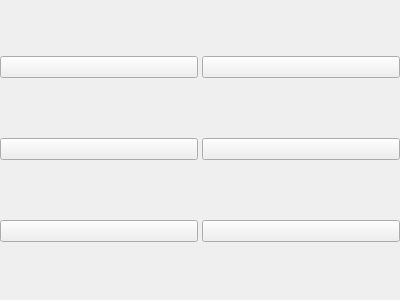
<?xml version="1.0" encoding="UTF-8"?>
<ui version="4.0">
 <class>PokeButtonsHolder</class>
 <widget class="QWidget" name="PokeButtonsHolder">
  <property name="geometry">
   <rect>
    <x>0</x>
    <y>0</y>
    <width>400</width>
    <height>300</height>
   </rect>
  </property>
  <property name="windowTitle">
   <string>Form</string>
  </property>
  <layout class="QGridLayout" name="gridLayout">
   <property name="margin">
    <number>0</number>
   </property>
   <property name="spacing">
    <number>4</number>
   </property>
   <item row="0" column="0">
    <widget class="PokeButton" name="pokemon0">
     <property name="text">
      <string/>
     </property>
    </widget>
   </item>
   <item row="1" column="0">
    <widget class="PokeButton" name="pokemon2">
     <property name="text">
      <string/>
     </property>
    </widget>
   </item>
   <item row="1" column="1">
    <widget class="PokeButton" name="pokemon3">
     <property name="text">
      <string/>
     </property>
    </widget>
   </item>
   <item row="2" column="0">
    <widget class="PokeButton" name="pokemon4">
     <property name="text">
      <string/>
     </property>
    </widget>
   </item>
   <item row="2" column="1">
    <widget class="PokeButton" name="pokemon5">
     <property name="text">
      <string/>
     </property>
    </widget>
   </item>
   <item row="0" column="1">
    <widget class="PokeButton" name="pokemon1">
     <property name="text">
      <string/>
     </property>
    </widget>
   </item>
  </layout>
 </widget>
 <customwidgets>
  <customwidget>
   <class>PokeButton</class>
   <extends>QPushButton</extends>
   <header>Teambuilder/pokebutton.h</header>
  </customwidget>
 </customwidgets>
 <tabstops>
  <tabstop>pokemon0</tabstop>
  <tabstop>pokemon1</tabstop>
  <tabstop>pokemon2</tabstop>
  <tabstop>pokemon3</tabstop>
  <tabstop>pokemon4</tabstop>
  <tabstop>pokemon5</tabstop>
 </tabstops>
 <resources/>
 <connections/>
</ui>
